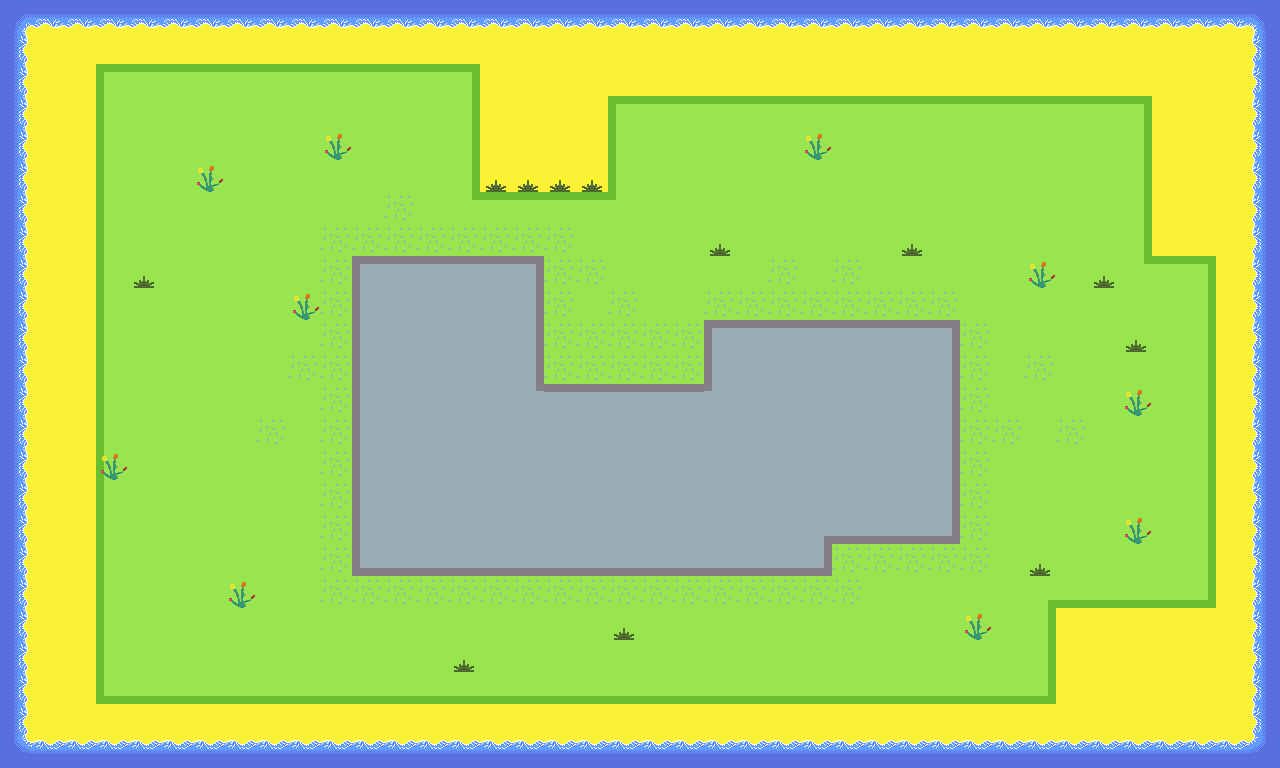

Rendered tile map (Tiled .tmx) drawn with the repository's tilesets; below, a short description and the map source with its tile grids summarised:
An orthogonal 40x24 tile map with 32x32 px tiles, 4 tile layers (Map, Edge, Rocks, Deco).

<map version="1.8" tiledversion="1.8.2" orientation="orthogonal" renderorder="right-down" width="40" height="24" tilewidth="32" tileheight="32" infinite="0" nextlayerid="9" nextobjectid="1">
 <tileset firstgid="1" source="../tilesets/tevortileset.tsx" />
 <layer id="1" name="Map" width="40" height="24">
  <data>[960 cells, 836 non-empty, 13 distinct tile ids]</data>
 </layer>
 <layer id="8" name="Edge" width="40" height="24">
  <data>[960 cells, 124 non-empty, 8 distinct tile ids]</data>
 </layer>
 <layer id="7" name="Rocks" width="40" height="24">
  <data>[960 cells, 150 non-empty, 12 distinct tile ids]</data>
 </layer>
 <layer id="3" name="Deco" width="40" height="24">
  <data>[960 cells, 99 non-empty, 3 distinct tile ids]</data>
 </layer>
</map>